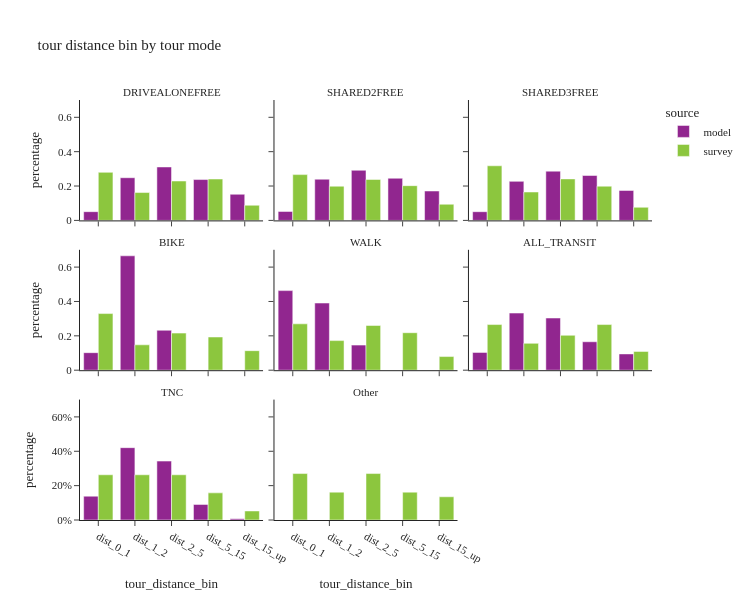

Notebook source saved alongside this figure:
### Code cell
util.plot_share_facetbar(non_m_tour_data, 'tour_weight', share_col="tour_distance_bin", title="tour distance bin by tour mode", 
                            facet_col="tour_mode_transit_agg", facet_col_wrap=3, height=600, orientation='v')

### Figure 1 — Plotly figure (JSON) as saved in the notebook; plotly's stock layout.template omitted (floating-point values rounded to 4 significant figures)
{"data": [{"alignmentgroup": "True", "customdata": [[50953], [248914], [311639], [238149], [152405]], "hovertemplate": "source=model<br>tour_mode_transit_agg=DRIVEALONEFREE<br>tour_distance_bin=%{x}<br>percentage=%{y}<br>sample_size=%{customdata[0]}<extra></extra>", "legendgroup": "model", "marker": {"color": "#91268F", "pattern": {"shape": ""}}, "name": "model", "offsetgroup": "model", "orientation": "v", "showlegend": true, "textposition": "auto", "type": "bar", "x": ["dist_0_1", "dist_1_2", "dist_2_5", "dist_5_15", "dist_15_up"], "xaxis": "x7", "y": [0.05085, 0.2484, 0.311, 0.2377, 0.1521], "yaxis": "y7"}, {"alignmentgroup": "True", "customdata": [[49536], [227868], [277248], [233168], [162552]], "hovertemplate": "source=model<br>tour_mode_transit_agg=SHARED2FREE<br>tour_distance_bin=%{x}<br>percentage=%{y}<br>sample_size=%{customdata[0]}<extra></extra>", "legendgroup": "model", "marker": {"color": "#91268F", "pattern": {"shape": ""}}, "name": "model", "offsetgroup": "model", "orientation": "v", "showlegend": false, "textposition": "auto", "type": "bar", "x": ["dist_0_1", "dist_1_2", "dist_2_5", "dist_5_15", "dist_15_up"], "xaxis": "x8", "y": [0.05212, 0.2398, 0.2917, 0.2453, 0.171], "yaxis": "y8"}, {"alignmentgroup": "True", "customdata": [[21751], [97628], [123187], [112328], [74928]], "hovertemplate": "source=model<br>tour_mode_transit_agg=SHARED3FREE<br>tour_distance_bin=%{x}<br>percentage=%{y}<br>sample_size=%{customdata[0]}<extra></extra>", "legendgroup": "model", "marker": {"color": "#91268F", "pattern": {"shape": ""}}, "name": "model", "offsetgroup": "model", "orientation": "v", "showlegend": false, "textposition": "auto", "type": "bar", "x": ["dist_0_1", "dist_1_2", "dist_2_5", "dist_5_15", "dist_15_up"], "xaxis": "x9", "y": [0.0506, 0.2271, 0.2866, 0.2613, 0.1743], "yaxis": "y9"}, {"alignmentgroup": "True", "customdata": [[4591], [29950], [10453]], "hovertemplate": "source=model<br>tour_mode_transit_agg=BIKE<br>tour_distance_bin=%{x}<br>percentage=%{y}<br>sample_size=%{customdata[0]}<extra></extra>", "legendgroup": "model", "marker": {"color": "#91268F", "pattern": {"shape": ""}}, "name": "model", "offsetgroup": "model", "orientation": "v", "showlegend": false, "textposition": "auto", "type": "bar", "x": ["dist_0_1", "dist_1_2", "dist_2_5"], "xaxis": "x4", "y": [0.102, 0.6656, 0.2323], "yaxis": "y4"}, {"alignmentgroup": "True", "customdata": [[151483], [127851], [47762], [3]], "hovertemplate": "source=model<br>tour_mode_transit_agg=WALK<br>tour_distance_bin=%{x}<br>percentage=%{y}<br>sample_size=%{customdata[0]}<extra></extra>", "legendgroup": "model", "marker": {"color": "#91268F", "pattern": {"shape": ""}}, "name": "model", "offsetgroup": "model", "orientation": "v", "showlegend": false, "textposition": "auto", "type": "bar", "x": ["dist_0_1", "dist_1_2", "dist_2_5", "dist_5_15"], "xaxis": "x5", "y": [0.4631, 0.3909, 0.146, 9.172e-06], "yaxis": "y5"}, {"alignmentgroup": "True", "customdata": [[6751], [21664], [19788], [10785], [6177]], "hovertemplate": "source=model<br>tour_mode_transit_agg=ALL_TRANSIT<br>tour_distance_bin=%{x}<br>percentage=%{y}<br>sample_size=%{customdata[0]}<extra></extra>", "legendgroup": "model", "marker": {"color": "#91268F", "pattern": {"shape": ""}}, "name": "model", "offsetgroup": "model", "orientation": "v", "showlegend": false, "textposition": "auto", "type": "bar", "x": ["dist_0_1", "dist_1_2", "dist_2_5", "dist_5_15", "dist_15_up"], "xaxis": "x6", "y": [0.1036, 0.3324, 0.3037, 0.1655, 0.09479], "yaxis": "y6"}, {"alignmentgroup": "True", "customdata": [[2400], [7289], [5935], [1570], [119]], "hovertemplate": "source=model<br>tour_mode_transit_agg=TNC<br>tour_distance_bin=%{x}<br>percentage=%{y}<br>sample_size=%{customdata[0]}<extra></extra>", "legendgroup": "model", "marker": {"color": "#91268F", "pattern": {"shape": ""}}, "name": "model", "offsetgroup": "model", "orientation": "v", "showlegend": false, "textposition": "auto", "type": "bar", "x": ["dist_0_1", "dist_1_2", "dist_2_5", "dist_5_15", "dist_15_up"], "xaxis": "x", "y": [0.1386, 0.421, 0.3428, 0.09068, 0.006873], "yaxis": "y"}, {"alignmentgroup": "True", "customdata": [[409], [237], [335], [352], [129]], "hovertemplate": "source=survey<br>tour_mode_transit_agg=DRIVEALONEFREE<br>tour_distance_bin=%{x}<br>percentage=%{y}<br>sample_size=%{customdata[0]}<extra></extra>", "legendgroup": "survey", "marker": {"color": "#8CC63E", "pattern": {"shape": ""}}, "name": "survey", "offsetgroup": "survey", "orientation": "v", "showlegend": true, "textposition": "auto", "type": "bar", "x": ["dist_0_1", "dist_1_2", "dist_2_5", "dist_5_15", "dist_15_up"], "xaxis": "x7", "y": [0.2798, 0.1621, 0.2291, 0.2408, 0.08824], "yaxis": "y7"}, {"alignmentgroup": "True", "customdata": [[170], [127], [152], [129], [60]], "hovertemplate": "source=survey<br>tour_mode_transit_agg=SHARED2FREE<br>tour_distance_bin=%{x}<br>percentage=%{y}<br>sample_size=%{customdata[0]}<extra></extra>", "legendgroup": "survey", "marker": {"color": "#8CC63E", "pattern": {"shape": ""}}, "name": "survey", "offsetgroup": "survey", "orientation": "v", "showlegend": false, "textposition": "auto", "type": "bar", "x": ["dist_0_1", "dist_1_2", "dist_2_5", "dist_5_15", "dist_15_up"], "xaxis": "x8", "y": [0.2665, 0.1991, 0.2382, 0.2022, 0.09404], "yaxis": "y8"}, {"alignmentgroup": "True", "customdata": [[75], [39], [57], [47], [18]], "hovertemplate": "source=survey<br>tour_mode_transit_agg=SHARED3FREE<br>tour_distance_bin=%{x}<br>percentage=%{y}<br>sample_size=%{customdata[0]}<extra></extra>", "legendgroup": "survey", "marker": {"color": "#8CC63E", "pattern": {"shape": ""}}, "name": "survey", "offsetgroup": "survey", "orientation": "v", "showlegend": false, "textposition": "auto", "type": "bar", "x": ["dist_0_1", "dist_1_2", "dist_2_5", "dist_5_15", "dist_15_up"], "xaxis": "x9", "y": [0.3178, 0.1653, 0.2415, 0.1992, 0.07627], "yaxis": "y9"}, {"alignmentgroup": "True", "customdata": [[29], [13], [19], [17], [10]], "hovertemplate": "source=survey<br>tour_mode_transit_agg=BIKE<br>tour_distance_bin=%{x}<br>percentage=%{y}<br>sample_size=%{customdata[0]}<extra></extra>", "legendgroup": "survey", "marker": {"color": "#8CC63E", "pattern": {"shape": ""}}, "name": "survey", "offsetgroup": "survey", "orientation": "v", "showlegend": false, "textposition": "auto", "type": "bar", "x": ["dist_0_1", "dist_1_2", "dist_2_5", "dist_5_15", "dist_15_up"], "xaxis": "x4", "y": [0.3295, 0.1477, 0.2159, 0.1932, 0.1136], "yaxis": "y4"}, {"alignmentgroup": "True", "customdata": [[282], [180], [272], [228], [83]], "hovertemplate": "source=survey<br>tour_mode_transit_agg=WALK<br>tour_distance_bin=%{x}<br>percentage=%{y}<br>sample_size=%{customdata[0]}<extra></extra>", "legendgroup": "survey", "marker": {"color": "#8CC63E", "pattern": {"shape": ""}}, "name": "survey", "offsetgroup": "survey", "orientation": "v", "showlegend": false, "textposition": "auto", "type": "bar", "x": ["dist_0_1", "dist_1_2", "dist_2_5", "dist_5_15", "dist_15_up"], "xaxis": "x5", "y": [0.2699, 0.1722, 0.2603, 0.2182, 0.07943], "yaxis": "y5"}, {"alignmentgroup": "True", "customdata": [[51], [30], [39], [51], [21]], "hovertemplate": "source=survey<br>tour_mode_transit_agg=ALL_TRANSIT<br>tour_distance_bin=%{x}<br>percentage=%{y}<br>sample_size=%{customdata[0]}<extra></extra>", "legendgroup": "survey", "marker": {"color": "#8CC63E", "pattern": {"shape": ""}}, "name": "survey", "offsetgroup": "survey", "orientation": "v", "showlegend": false, "textposition": "auto", "type": "bar", "x": ["dist_0_1", "dist_1_2", "dist_2_5", "dist_5_15", "dist_15_up"], "xaxis": "x6", "y": [0.2656, 0.1562, 0.2031, 0.2656, 0.1094], "yaxis": "y6"}, {"alignmentgroup": "True", "customdata": [[5], [5], [5], [3], [1]], "hovertemplate": "source=survey<br>tour_mode_transit_agg=TNC<br>tour_distance_bin=%{x}<br>percentage=%{y}<br>sample_size=%{customdata[0]}<extra></extra>", "legendgroup": "survey", "marker": {"color": "#8CC63E", "pattern": {"shape": ""}}, "name": "survey", "offsetgroup": "survey", "orientation": "v", "showlegend": false, "textposition": "auto", "type": "bar", "x": ["dist_0_1", "dist_1_2", "dist_2_5", "dist_5_15", "dist_15_up"], "xaxis": "x", "y": [0.2632, 0.2632, 0.2632, 0.1579, 0.05263], "yaxis": "y"}, {"alignmentgroup": "True", "customdata": [[10], [6], [10], [6], [5]], "hovertemplate": "source=survey<br>tour_mode_transit_agg=Other<br>tour_distance_bin=%{x}<br>percentage=%{y}<br>sample_size=%{customdata[0]}<extra></extra>", "legendgroup": "survey", "marker": {"color": "#8CC63E", "pattern": {"shape": ""}}, "name": "survey", "offsetgroup": "survey", "orientation": "v", "showlegend": false, "textposition": "auto", "type": "bar", "x": ["dist_0_1", "dist_1_2", "dist_2_5", "dist_5_15", "dist_15_up"], "xaxis": "x2", "y": [0.2703, 0.1622, 0.2703, 0.1622, 0.1351], "yaxis": "y2"}], "layout": {"annotations": [{"font": {}, "showarrow": false, "text": "TNC", "x": 0.16, "xanchor": "center", "xref": "paper", "y": 0.2867, "yanchor": "bottom", "yref": "paper"}, {"font": {}, "showarrow": false, "text": "Other", "x": 0.5, "xanchor": "center", "xref": "paper", "y": 0.2867, "yanchor": "bottom", "yref": "paper"}, {"font": {}, "showarrow": false, "text": "BIKE", "x": 0.16, "xanchor": "center", "xref": "paper", "y": 0.6433, "yanchor": "bottom", "yref": "paper"}, {"font": {}, "showarrow": false, "text": "WALK", "x": 0.5, "xanchor": "center", "xref": "paper", "y": 0.6433, "yanchor": "bottom", "yref": "paper"}, {"font": {}, "showarrow": false, "text": "ALL_TRANSIT", "x": 0.84, "xanchor": "center", "xref": "paper", "y": 0.6433, "yanchor": "bottom", "yref": "paper"}, {"font": {}, "showarrow": false, "text": "DRIVEALONEFREE", "x": 0.16, "xanchor": "center", "xref": "paper", "y": 1.0, "yanchor": "bottom", "yref": "paper"}, {"font": {}, "showarrow": false, "text": "SHARED2FREE", "x": 0.5, "xanchor": "center", "xref": "paper", "y": 1.0, "yanchor": "bottom", "yref": "paper"}, {"font": {}, "showarrow": false, "text": "SHARED3FREE", "x": 0.84, "xanchor": "center", "xref": "paper", "y": 1.0, "yanchor": "bottom", "yref": "paper"}], "barmode": "group", "height": 600, "legend": {"title": {"text": "source"}, "tracegroupgap": 0}, "title": {"text": "tour distance bin by tour mode"}, "width": 750, "xaxis": {"anchor": "y", "domain": [0.0, 0.32], "title": {"text": "tour_distance_bin"}}, "xaxis2": {"anchor": "y2", "domain": [0.34, 0.66], "matches": "x", "title": {"text": "tour_distance_bin"}}, "xaxis3": {"anchor": "y3", "domain": [0.68, 1.0], "matches": "x", "title": {"text": "tour_distance_bin"}}, "xaxis4": {"anchor": "y4", "domain": [0.0, 0.32], "matches": "x", "showticklabels": false}, "xaxis5": {"anchor": "y5", "domain": [0.34, 0.66], "matches": "x", "showticklabels": false}, "xaxis6": {"anchor": "y6", "domain": [0.68, 1.0], "matches": "x", "showticklabels": false}, "xaxis7": {"anchor": "y7", "domain": [0.0, 0.32], "matches": "x", "showticklabels": false}, "xaxis8": {"anchor": "y8", "domain": [0.34, 0.66], "matches": "x", "showticklabels": false}, "xaxis9": {"anchor": "y9", "domain": [0.68, 1.0], "matches": "x", "showticklabels": false}, "yaxis": {"anchor": "x", "domain": [0.0, 0.2867], "tickformat": ".0%", "title": {"text": "percentage"}}, "yaxis2": {"anchor": "x2", "domain": [0.0, 0.2867], "matches": "y", "showticklabels": false, "tickformat": ".0%"}, "yaxis3": {"anchor": "x3", "domain": [0.0, 0.2867], "matches": "y", "showticklabels": false}, "yaxis4": {"anchor": "x4", "domain": [0.3567, 0.6433], "matches": "y", "title": {"text": "percentage"}}, "yaxis5": {"anchor": "x5", "domain": [0.3567, 0.6433], "matches": "y", "showticklabels": false}, "yaxis6": {"anchor": "x6", "domain": [0.3567, 0.6433], "matches": "y", "showticklabels": false}, "yaxis7": {"anchor": "x7", "domain": [0.7133, 1.0], "matches": "y", "title": {"text": "percentage"}}, "yaxis8": {"anchor": "x8", "domain": [0.7133, 1.0], "matches": "y", "showticklabels": false}, "yaxis9": {"anchor": "x9", "domain": [0.7133, 1.0], "matches": "y", "showticklabels": false}}}
